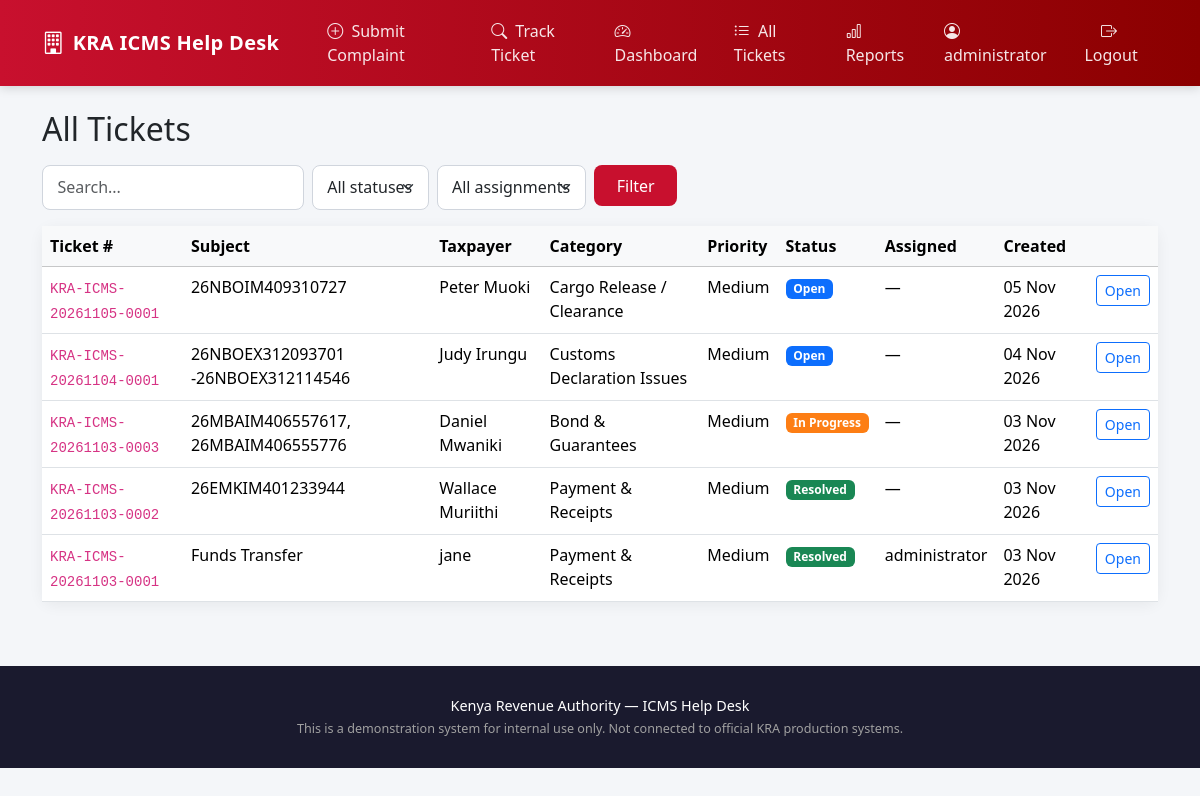
Screenshot of /tickets/ (signed in) with the database file from the repository.
### tickets/models.py (models this page shows, shortened)
class Ticket(models.Model):
    STATUS_CHOICES = [
        ("open", "Open"),
        ("in_progress", "In Progress"),
        ("pending", "Pending Customer"),
        ("resolved", "Resolved"),
        ("closed", "Closed"),
    ]
    ticket_number = models.CharField(max_length=20, unique=True, editable=False)
    subject = models.CharField(max_length=200)
    description = models.TextField()
    category = models.ForeignKey(Category, on_delete=models.PROTECT, related_name="tickets")
    priority = models.ForeignKey(Priority, on_delete=models.PROTECT, related_name="tickets")
    status = models.CharField(max_length=20, choices=STATUS_CHOICES, default="open")
    taxpayer_name = models.CharField(max_length=150)
    taxpayer_email = models.EmailField()
    taxpayer_phone = models.CharField(max_length=20, blank=True)
    kra_pin = models.CharField(max_length=20, blank=True, help_text="KRA PIN if available")
    id_number = models.CharField(max_length=20, blank=True, help_text="National ID / Passport")
    assigned_to = models.ForeignKey(
        User, on_delete=models.SET_NULL, null=True, blank=True, related_name="assigned_tickets"
    )
    created_by = models.ForeignKey(
        User, on_delete=models.SET_NULL, null=True, blank=True, related_name="created_tickets"
    )
    created_at = models.DateTimeField(auto_now_add=True)
    updated_at = models.DateTimeField(auto_now=True)
    resolved_at = models.DateTimeField(null=True, blank=True)
    class Meta:
        ordering = ["-created_at"]

class Category(models.Model):
    name = models.CharField(max_length=100, unique=True)
    description = models.TextField(blank=True)
    is_active = models.BooleanField(default=True)
    class Meta:
        verbose_name_plural = "Categories"
        ordering = ["name"]

class Priority(models.Model):
    name = models.CharField(max_length=50, unique=True)  # Low, Medium, High, Critical
    level = models.PositiveSmallIntegerField(default=1)  # 1=Low ... 4=Critical
    color = models.CharField(max_length=20, default="secondary")  # Bootstrap color
    class Meta:
        verbose_name_plural = "Priorities"
        ordering = ["level"]

### tickets/views.py (the view, shortened to what this page needs)
# urls.py: path("tickets/", views.ticket_list, name="ticket_list"),
@login_required
@user_passes_test(is_staff_user)
def ticket_list(request):
    qs = Ticket.objects.select_related("category", "priority", "assigned_to")
    status = request.GET.get("status")
    if status:
        qs = qs.filter(status=status)
    assigned = request.GET.get("assigned")
    if assigned == "me":
        qs = qs.filter(assigned_to=request.user)
    elif assigned == "unassigned":
        qs = qs.filter(assigned_to__isnull=True)
    search = request.GET.get("q")
    return render(request, "tickets/ticket_list.html", {"tickets": qs[:100], "status": status})

### tickets/views.py (called while the page is built)
def is_staff_user(user):
    return user.is_authenticated and user.is_staff

### templates/tickets/ticket_list.html (shortened to what this page needs)
{% extends "base.html" %}
{% block content %}
<h2 class="mb-3">All Tickets</h2>
<form class="row g-2 mb-3" method="get">
    <div class="col-auto">
        <input type="text" name="q" class="form-control" placeholder="Search..." value="{{ request.GET.q }}">
    </div>
    <div class="col-auto">
        <select name="status" class="form-select">
            <option value="">All statuses</option>
        </select>
    </div>
    <div class="col-auto">
        <select name="assigned" class="form-select">
            <option value="">All assignments</option>
        </select>
    </div>
    <div class="col-auto">
        <button class="btn btn-kra" type="submit">Filter</button>
    </div>
</form>
<div class="card">
    <div class="table-responsive">
        <table class="table table-hover mb-0">
            <thead class="table-light">
                <tr>
                    <th>Ticket #</th>
                    <th>Subject</th>
                    <th>Taxpayer</th>
                    <th>Category</th>
                    <th>Priority</th>
                    <th>Status</th>
                    <th>Assigned</th>
                    <th>Created</th>
                    <th></th>
                </tr>
            </thead>
            <tbody>
                {% for t in tickets %}
                <tr>
                    <td><code>{{ t.ticket_number }}</code></td>
                    <td>{{ t.subject|truncatechars:35 }}</td>
                    <td>{{ t.taxpayer_name }}</td>
                    <td>{{ t.category.name }}</td>
                    <td>{{ t.priority.name }}</td>
                    <td><span class="badge badge-status-{{ t.status }}">{{ t.get_status_display }}</span></td>
                    <td>{{ t.assigned_to|default:"—" }}</td>
                    <td>{{ t.created_at|date:"d M Y" }}</td>
                    <td><a href="{% url 'ticket_detail' t.pk %}" class="btn btn-sm btn-outline-primary">Open</a></td>
                </tr>
                {% empty %}
                <tr><td colspan="9" class="text-center text-muted py-4">No tickets found.</td></tr>
                {% endfor %}
            </tbody>
        </table>
    </div>
</div>
{% endblock %}

### templates/base.html (shortened to what this page needs)
<!DOCTYPE html>
<html lang="en">
<head>
    <link href="https://cdn.jsdelivr.net/npm/bootstrap@5.3.3/dist/css/bootstrap.min.css" rel="stylesheet">
    <link rel="stylesheet" href="https://cdn.jsdelivr.net/npm/bootstrap-icons@1.11.3/font/bootstrap-icons.min.css">
</head>
<body>
    <nav class="navbar navbar-expand-lg navbar-dark">
        <div class="container">
            <a class="navbar-brand d-flex align-items-center gap-2" href="{% url 'home' %}">
                <i class="bi bi-building" style="font-size: 1.4rem;"></i>
                <span>KRA ICMS Help Desk</span>
            </a>
            <div class="collapse navbar-collapse" id="nav">
                <ul class="navbar-nav me-auto ms-3">
                    <li class="nav-item">
                        <a class="nav-link" href="{% url 'submit_ticket' %}">
                            <i class="bi bi-plus-circle me-1"></i> Submit Complaint
                        </a>
                    </li>
                    <li class="nav-item">
                        <a class="nav-link" href="{% url 'track_ticket' %}">
                            <i class="bi bi-search me-1"></i> Track Ticket
                        </a>
                    </li>
                    {% if user.is_staff %}
                    <li class="nav-item">
                        <a class="nav-link" href="{% url 'dashboard' %}">
                            <i class="bi bi-speedometer2 me-1"></i> Dashboard
                        </a>
                    </li>
                    <li class="nav-item">
                        <a class="nav-link" href="{% url 'ticket_list' %}">
                            <i class="bi bi-list-ul me-1"></i> All Tickets
                        </a>
                    </li>
                    <li class="nav-item">
                        <a class="nav-link" href="{% url 'reports' %}">
                            <i class="bi bi-bar-chart me-1"></i> Reports
                        </a>
                    </li>
                    {% endif %}
                </ul>
                <ul class="navbar-nav">
                    {% if user.is_authenticated %}
                    <li class="nav-item">
                        <span class="nav-link">
                            <i class="bi bi-person-circle me-1"></i> {{ user.username }}
                        </span>
                    </li>
                    <li class="nav-item">
                        <form method="post" action="{% url 'logout' %}" class="d-inline">
                            <button type="submit" class="btn btn-link nav-link">
                                <i class="bi bi-box-arrow-right me-1"></i> Logout
                            </button>
                        </form>
                    </li>
                    {% else %}
                    <li class="nav-item">
                        <a class="nav-link" href="{% url 'login' %}">
                            <i class="bi bi-lock me-1"></i> Staff Login
                        </a>
                    </li>
                    {% endif %}
                </ul>
            </div>
        </div>
    </nav>
    <div class="container mt-4 mb-5">
        {% block content %}{% endblock %}
    </div>
    <footer>
        <div class="container text-center">
            <p class="mb-1 fw-medium text-white">Kenya Revenue Authority — ICMS Help Desk</p>
            <p class="mb-0 small">This is a demonstration system for internal use only. Not connected to official KRA production systems.</p>
        </div>
    </footer>
</body>
</html>

### templates/base.html (style rules this page uses)
:root { --kra-red: #c8102e; --kra-red-dark: #9a0c23; --kra-dark: #1a1a2e; --kra-gray: #f4f6f9; }
body { background-color: var(--kra-gray); min-height: 100vh; font-family: 'Segoe UI', system-ui, -apple-system, sans-serif; }
.navbar { background: linear-gradient(90deg, #c8102e 0%, #8b0000 100%) !important; box-shadow: 0 2px 10px rgba(0,0,0,0.15); padding: 0.7rem 0; }
.navbar-brand { font-weight: 700; letter-spacing: 0.3px; color: white !important; font-size: 1.25rem; }
.nav-link { color: rgba(255,255,255,0.9) !important; font-weight: 500; padding: 0.5rem 1rem !important; border-radius: 6px; transition: all 0.2s; }
.card { border: none; border-radius: 12px; box-shadow: 0 3px 15px rgba(0,0,0,0.06); }
.btn-kra { background: var(--kra-red); color: white; border: none; font-weight: 500; padding: 0.55rem 1.4rem; border-radius: 8px; transition: all 0.2s; }
.badge-status-open { background: #0d6efd; }
.badge-status-in_progress { background: #fd7e14; }
.badge-status-resolved { background: #198754; }
footer { background: var(--kra-dark); color: #a0a0a0; padding: 1.8rem 0; margin-top: 4rem; font-size: 0.9rem; }
.form-control, .form-select { border-radius: 8px; padding: 0.6rem 0.9rem; border: 1px solid #d0d5dd; }

### rows the page displays
Ticket: ticket_number "KRA-ICMS-20261105-0001", subject "26NBOIM409310727", taxpayer_name "Peter Muoki", category.name "Cargo Release / Clearance", priority.name "Medium", status "Open", assigned_to "—", created_at "05 Nov 2026"
Ticket: ticket_number "KRA-ICMS-20261104-0001", subject "26NBOEX312093701 -26NBOEX312114546", taxpayer_name "Judy Irungu", category.name "Customs Declaration Issues", priority.name "Medium", status "Open", assigned_to "—", created_at "04 Nov 2026"
Ticket: ticket_number "KRA-ICMS-20261103-0003", subject "26MBAIM406557617, 26MBAIM406555776", taxpayer_name "Daniel Mwaniki", category.name "Bond & Guarantees", priority.name "Medium", status "In Progress", assigned_to "—", created_at "03 Nov 2026"
Ticket: ticket_number "KRA-ICMS-20261103-0002", subject "26EMKIM401233944", taxpayer_name "Wallace Muriithi", category.name "Payment & Receipts", priority.name "Medium", status "Resolved", assigned_to "—", created_at "03 Nov 2026"
Ticket: ticket_number "KRA-ICMS-20261103-0001", subject "Funds Transfer", taxpayer_name "jane", category.name "Payment & Receipts", priority.name "Medium", status "Resolved", assigned_to "administrator", created_at "03 Nov 2026"

### other values shown
{{ user.username }} "administrator"
